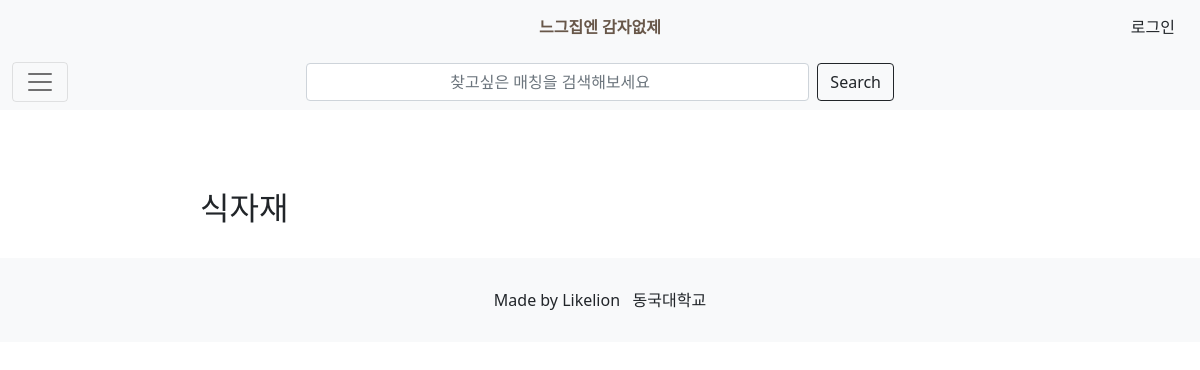
Page /posts/category/food/ on the earlier database version.
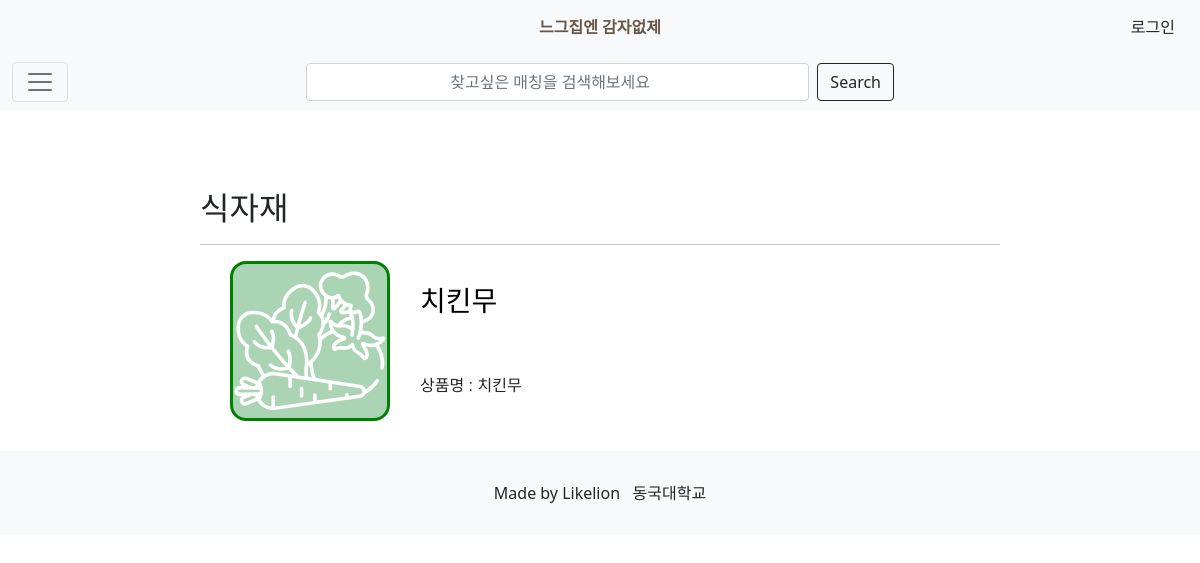
Same page on the later database version.
### posts/models.py (models this page shows, shortened)
class Post(models.Model):
    id=models.AutoField(primary_key=True)
    title = models.CharField(max_length=200)
    writer=models.ForeignKey(User,on_delete=models.CASCADE)
    quantity=models.IntegerField(default=0)
    price=models.IntegerField(default=0)
    people=models.IntegerField(default=0, null=True)
    category=models.CharField(max_length=20)

### posts/views.py (the view)
# urls.py: path('category/food/',food,name="food"),
def food(request):
    post = Post.objects.filter(category='식자재')
    return render(request,'category/food.html',{'post':post})

### posts/templates/category/food.html
{% extends 'base.html' %}
{% load static %}
{% block content %}
<section style="margin:0px 200px; margin-top:80px; font-family: 'Noto Sans KR', sans-serif;">
    <h2 style="font-family: 'Nanum Gothic Coding', sans-serif;">식자재</h2>
    {%for post in post%}
    <hr>
    <div style="display:flex; margin: 10px 0px; height: 20vh;">
        <div style="overflow:hidden;margin:0px 30px;width:20vh; height:20vh; border:solid green 3px; border-radius:10%; background-color:#aad4b3;">
            <img src="../../../static/images/vegetable_icon.svg" style="width:100%; height:100%;" alt="food">
        </div>
        <div style="display:flex; flex-direction: column; justify-content: space-around;">
            <a href="{%url 'posts:detail' post.id%}" style="text-decoration:none; ">
                <h3 style="color:black; font-family: 'Nanum Gothic Coding', sans-serif;">{{post.title}}</h3>
            </a>
            상품명 : {{post.title}}
        </div>
    </div>
    {%endfor%}
</section>
{% endblock %}

Differences in the rows shown:
added Post: title "치킨무"
